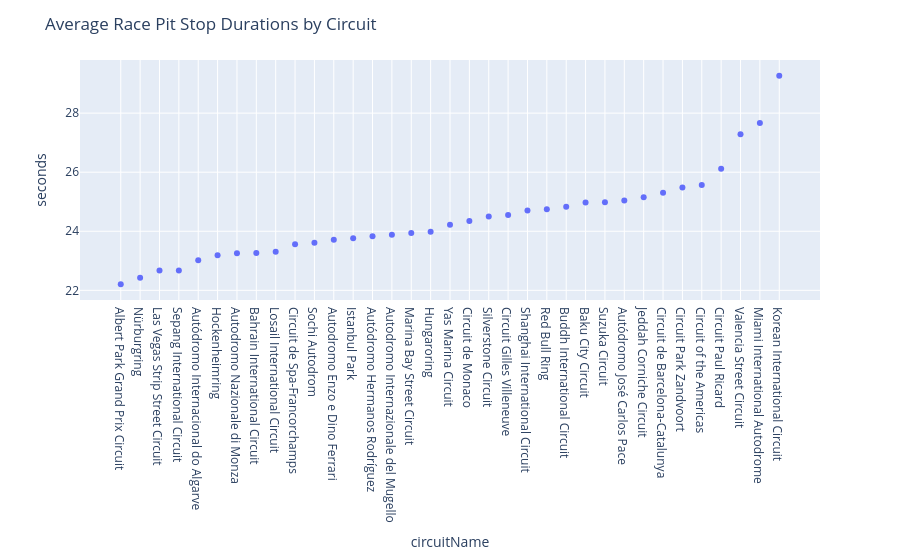

This figure's notebook cell:
### Code cell
fig = px.scatter(
    newPitStops[newPitStops['seconds'] < 50]
    .groupby('circuitName')['seconds']
    .mean()
    .reset_index()
    .sort_values(by='seconds', ascending=True),

    x='circuitName',
    y='seconds',
)

fig.update_layout(
    title='Average Race Pit Stop Durations by Circuit'
)

fig.show()

### Figure 1 — Plotly figure (JSON) as saved in the notebook; plotly's stock layout.template omitted (floating-point values rounded to 4 significant figures)
{"data": [{"hovertemplate": "circuitName=%{x}<br>seconds=%{y}<extra></extra>", "legendgroup": "", "marker": {"color": "#636efa", "symbol": "circle"}, "mode": "markers", "name": "", "orientation": "v", "showlegend": false, "type": "scatter", "x": ["Albert Park Grand Prix Circuit", "Nürburgring", "Las Vegas Strip Street Circuit", "Sepang International Circuit", "Autódromo Internacional do Algarve", "Hockenheimring", "Autodromo Nazionale di Monza", "Bahrain International Circuit", "Losail International Circuit", "Circuit de Spa-Francorchamps", "Sochi Autodrom", "Autodromo Enzo e Dino Ferrari", "Istanbul Park", "Autódromo Hermanos Rodríguez", "Autodromo Internazionale del Mugello", "Marina Bay Street Circuit", "Hungaroring", "Yas Marina Circuit", "Circuit de Monaco", "Silverstone Circuit", "Circuit Gilles Villeneuve", "Shanghai International Circuit", "Red Bull Ring", "Buddh International Circuit", "Baku City Circuit", "Suzuka Circuit", "Autódromo José Carlos Pace", "Jeddah Corniche Circuit", "Circuit de Barcelona-Catalunya", "Circuit Park Zandvoort", "Circuit of the Americas", "Circuit Paul Ricard", "Valencia Street Circuit", "Miami International Autodrome", "Korean International Circuit"], "xaxis": "x", "y": [22.21, 22.42, 22.67, 22.67, 23.02, 23.19, 23.25, 23.27, 23.31, 23.56, 23.61, 23.71, 23.77, 23.83, 23.88, 23.94, 23.98, 24.22, 24.35, 24.5, 24.55, 24.71, 24.75, 24.83, 24.97, 24.98, 25.04, 25.15, 25.31, 25.48, 25.57, 26.12, 27.29, 27.67, 29.27], "yaxis": "y"}], "layout": {"legend": {"tracegroupgap": 0}, "margin": {"t": 60}, "title": {"text": "Average Race Pit Stop Durations by Circuit"}, "xaxis": {"anchor": "y", "domain": [0, 1], "title": {"text": "circuitName"}}, "yaxis": {"anchor": "x", "domain": [0, 1], "title": {"text": "seconds"}}}}
